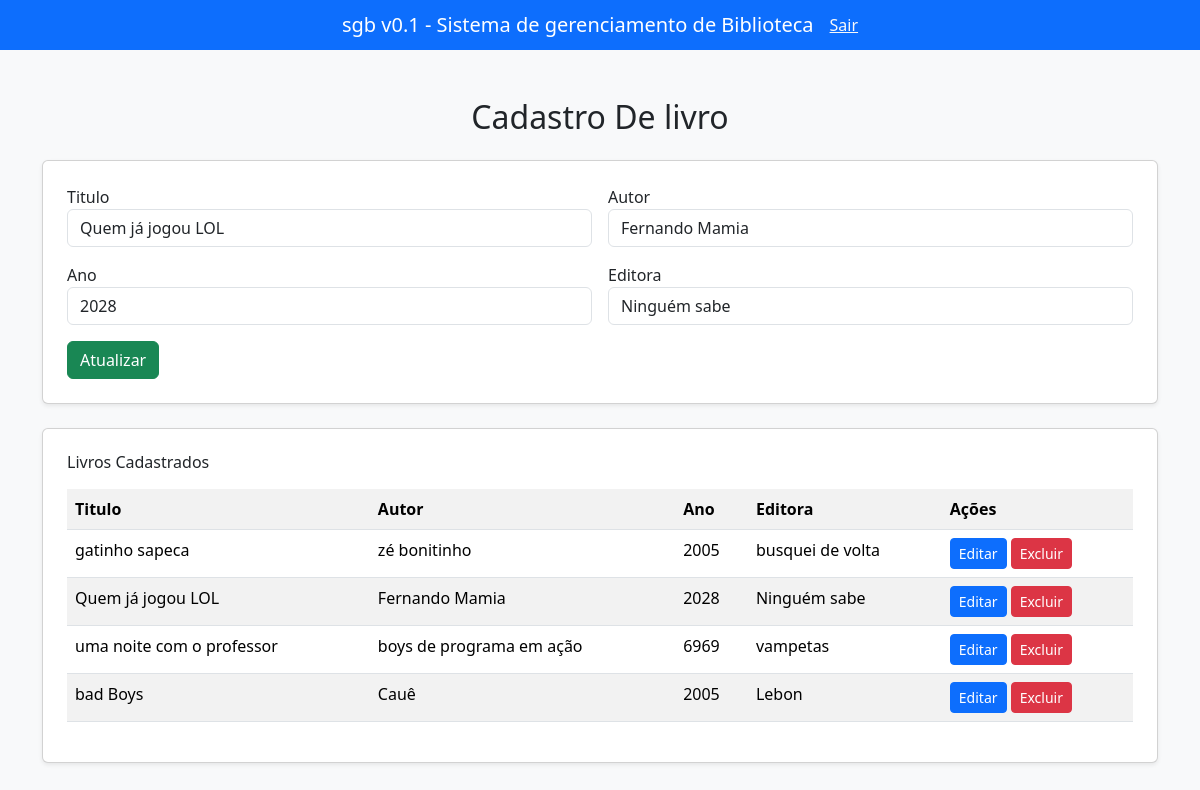
The app's page /livros/editar/6 (signed in) with its own data.
### sgb_livros/models.py (models this page shows)
class Livro(models.Model):
    titulo = models.CharField(max_length=200)
    autor = models.CharField(max_length=150)
    ano_publicacao = models.PositiveIntegerField(max_length=150)
    editora = models.CharField(max_length=100, blank=True, null=True)

### sgb_livros/views.py (the view, shortened to what this page needs)
# urls.py: path('editar/<int:livro_id>', views.edita_livro, name='edita_livro')
@login_required
def edita_livro(request, livro_id):
    livro = get_object_or_404(Livro, id=livro_id)
    livros = Livro.objects.all()
    return render(request, 'livros.html', {'livros': livros, 'livro_editar': livro})

### sgb_livros/templates/livros.html (shortened to what this page needs)
<!DOCTYPE html>
<html lang="pt-br">
<head>
    <link href="https://cdn.jsdelivr.net/npm/bootstrap@5.3.8/dist/css/bootstrap.min.css" rel="stylesheet">
</head>
<body class="bg-light">
    <header>
        <nav class="navbar navbar-expand-lg navbar-dark bg-primary">
            <div class="container-fluid justify-content-center">
                <span class="navbar-brand mb-0 h1"> sgb v0.1 - Sistema de gerenciamento de Biblioteca</span>
                <a href="{% url 'logout' %}" class="link-light">Sair</a>
        </nav>
    </header>
    <div class="container mt-5">
        <h2 class="mb-4 text-center"> Cadastro De livro </h2>
        <div class="card p-4 mb-4 shadow-sm">
        <form action="" method="POST">
            <div class="row g-3">
                <div class="col-md-6">
                    <label class="forn-label">Titulo</label>
                    <input type="text" name="titulo" class="form-control" value="{{livro_editar.titulo|default:''}}"
                    required>
                </div>
                <div class="col-md-6">
                    <label class="forn-label">Autor</label>
                    <input type="text" name="autor" class="form-control" value="{{livro_editar.autor|default:''}}"
                    required>
                </div>
                <div class="col-md-6">
                    <label class="forn-label">Ano</label>
                    <input type="text" name="ano_publicacao" class="form-control" value="{{livro_editar.ano_publicacao|default:''}}"
                    required>
                </div>
                <div class="col-md-6">
                    <label class="forn-label">Editora</label>
                    <input type="text" name="editora" class="form-control" value="{{livro_editar.editora|default:''}}"
                    required>
                </div>
            </div>
            <div class="mt-3">
                <button type="submit" class="btn btn-success">
                    {% if livro_editar %} Atualizar {% else %} Cadastrar {% endif %}
                </button>
            </div>
        </form>
       </div>
    <div class="card p-4 mb-4 shadow-sm">
        <h6 class="mb-3"> Livros Cadastrados</h6>
        <table class="table table-striped table-hover">
            <tr>
                <th>Titulo</th>
                <th>Autor</th>
                <th>Ano</th>
                <th>Editora</th>
                <th>Ações</th>
            </tr>
            {% for livro in livros %}
            <tr>
                <td>{{ livro.titulo }}</td>
                <td>{{ livro.autor }}</td>
                <td>{{ livro.ano_publicacao }}</td>
                <td>{{ livro.editora }}</td>
                <td>
                    <a href="{% url 'edita_livro' livro.id %}" class="btn btn-sm btn-primary">Editar</a>
                    <a href="{% url 'exclui_livro' livro.id %}" onclick="return confirm('deseja realmente excluir este livro?')" class="btn btn-sm btn-danger">Excluir</a>
                </td>
            </tr>
            {% empty %}
            <tr>
                <td colspan="5" class="text-center">Nenhum Livro Cadastrado</td>
            </tr>
            {% endfor %}
        </table>
    </div>
    </div>
</body>
</html>

### records on screen
Livro: titulo "Quem já jogou LOL", autor "Fernando Mamia", ano_publicacao "2028", editora "Ninguém sabe"
Livro: titulo "gatinho sapeca", autor "zé bonitinho", ano_publicacao "2005", editora "busquei de volta"
Livro: titulo "uma noite com o professor", autor "boys de programa em ação", ano_publicacao "6969", editora "vampetas"
Livro: titulo "bad Boys", autor "Cauê", ano_publicacao "2005", editora "Lebon"
